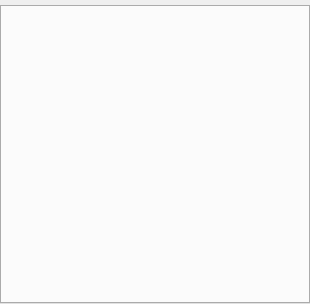
<?xml version="1.0" encoding="UTF-8"?>
<ui version="4.0">
 <class>measure_cases_tabwidget_2</class>
 <widget class="QWidget" name="measure_cases_tabwidget_2">
  <property name="geometry">
   <rect>
    <x>0</x>
    <y>0</y>
    <width>310</width>
    <height>304</height>
   </rect>
  </property>
  <property name="font">
   <font>
    <pointsize>10</pointsize>
   </font>
  </property>
  <property name="windowTitle">
   <string>Form</string>
  </property>
  <layout class="QVBoxLayout" name="verticalLayout">
   <property name="leftMargin">
    <number>0</number>
   </property>
   <property name="topMargin">
    <number>5</number>
   </property>
   <property name="rightMargin">
    <number>0</number>
   </property>
   <property name="bottomMargin">
    <number>0</number>
   </property>
   <item>
    <widget class="QTabWidget" name="measure_cases_tabwidget">
     <property name="styleSheet">
      <string notr="true">QTabBar::tab::last
{
	margin-right: 2px;
	margin-left:0px;
}

QTabWidget::pane {
	margin-left: 10px;
	margin-right: 10px;
	margin-bottom: 10px;
}</string>
     </property>
     <property name="currentIndex">
      <number>-1</number>
     </property>
     <property name="documentMode">
      <bool>false</bool>
     </property>
     <property name="tabsClosable">
      <bool>true</bool>
     </property>
     <property name="tabBarAutoHide">
      <bool>false</bool>
     </property>
    </widget>
   </item>
  </layout>
 </widget>
 <resources/>
 <connections/>
</ui>
